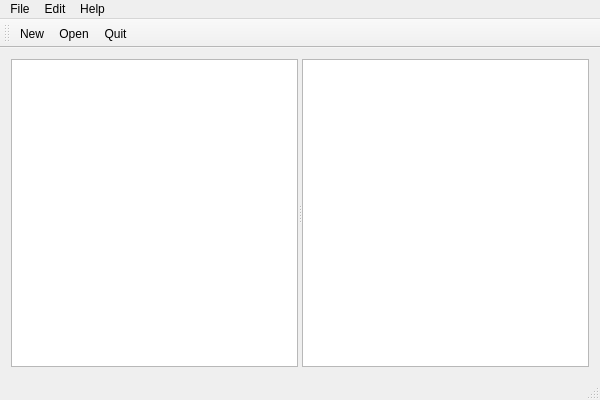
<?xml version="1.0" encoding="UTF-8"?>
<ui version="4.0">
 <class>MainWindow</class>
 <widget class="QMainWindow" name="MainWindow">
  <property name="geometry">
   <rect>
    <x>0</x>
    <y>0</y>
    <width>600</width>
    <height>400</height>
   </rect>
  </property>
  <property name="windowTitle">
   <string>Fabula</string>
  </property>
  <property name="unifiedTitleAndToolBarOnMac">
   <bool>true</bool>
  </property>
  <widget class="QWidget" name="centralWidget">
   <layout class="QVBoxLayout" name="verticalLayout">
    <item>
     <widget class="QSplitter" name="splitter">
      <property name="orientation">
       <enum>Qt::Horizontal</enum>
      </property>
      <widget class="QTreeView" name="conversationsView"/>
      <widget class="QTableView" name="eventsView"/>
     </widget>
    </item>
   </layout>
  </widget>
  <widget class="QMenuBar" name="menuBar">
   <property name="geometry">
    <rect>
     <x>0</x>
     <y>0</y>
     <width>600</width>
     <height>22</height>
    </rect>
   </property>
   <widget class="QMenu" name="menuMain">
    <property name="title">
     <string>File</string>
    </property>
    <addaction name="actionNew"/>
    <addaction name="actionOpen"/>
    <addaction name="actionQuit"/>
   </widget>
   <widget class="QMenu" name="menuEdit">
    <property name="title">
     <string>Edit</string>
    </property>
    <addaction name="actionCopy"/>
    <addaction name="actionPaste"/>
   </widget>
   <widget class="QMenu" name="menuHelp">
    <property name="title">
     <string>Help</string>
    </property>
    <addaction name="actionAbout"/>
    <addaction name="actionPreferences"/>
   </widget>
   <addaction name="menuMain"/>
   <addaction name="menuEdit"/>
   <addaction name="menuHelp"/>
  </widget>
  <widget class="QToolBar" name="mainToolBar">
   <attribute name="toolBarArea">
    <enum>TopToolBarArea</enum>
   </attribute>
   <attribute name="toolBarBreak">
    <bool>false</bool>
   </attribute>
   <addaction name="actionNew"/>
   <addaction name="actionOpen"/>
   <addaction name="actionQuit"/>
  </widget>
  <widget class="QStatusBar" name="statusBar"/>
  <action name="actionNew">
   <property name="text">
    <string>New...</string>
   </property>
  </action>
  <action name="actionOpen">
   <property name="text">
    <string>Open...</string>
   </property>
  </action>
  <action name="actionQuit">
   <property name="text">
    <string>Quit</string>
   </property>
  </action>
  <action name="actionCopy">
   <property name="text">
    <string>Copy</string>
   </property>
  </action>
  <action name="actionPaste">
   <property name="text">
    <string>Paste</string>
   </property>
  </action>
  <action name="actionAbout">
   <property name="text">
    <string>About</string>
   </property>
  </action>
  <action name="actionPreferences">
   <property name="text">
    <string>Preferences</string>
   </property>
  </action>
 </widget>
 <layoutdefault spacing="6" margin="11"/>
 <resources/>
 <connections>
  <connection>
   <sender>actionQuit</sender>
   <signal>triggered()</signal>
   <receiver>MainWindow</receiver>
   <slot>close()</slot>
   <hints>
    <hint type="sourcelabel">
     <x>-1</x>
     <y>-1</y>
    </hint>
    <hint type="destinationlabel">
     <x>299</x>
     <y>199</y>
    </hint>
   </hints>
  </connection>
 </connections>
</ui>
